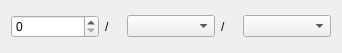
<?xml version="1.0" encoding="UTF-8"?>
<ui version="4.0">
 <class>DlgTSg</class>
 <widget class="QDialog" name="DlgTSg">
  <property name="geometry">
   <rect>
    <x>0</x>
    <y>0</y>
    <width>342</width>
    <height>53</height>
   </rect>
  </property>
  <property name="windowTitle">
   <string>Edit Time Signature</string>
  </property>
  <layout class="QHBoxLayout" name="horizontalLayout">
   <item>
    <widget class="QSpinBox" name="num"/>
   </item>
   <item>
    <widget class="QLabel" name="lbl">
     <property name="maximumSize">
      <size>
       <width>16</width>
       <height>16777215</height>
      </size>
     </property>
     <property name="text">
      <string>/</string>
     </property>
    </widget>
   </item>
   <item>
    <widget class="QComboBox" name="den"/>
   </item>
   <item>
    <widget class="QLabel" name="lbl2">
     <property name="maximumSize">
      <size>
       <width>16</width>
       <height>16777215</height>
      </size>
     </property>
     <property name="text">
      <string>/</string>
     </property>
    </widget>
   </item>
   <item>
    <widget class="QComboBox" name="sub"/>
   </item>
  </layout>
 </widget>
 <resources/>
 <connections/>
</ui>
